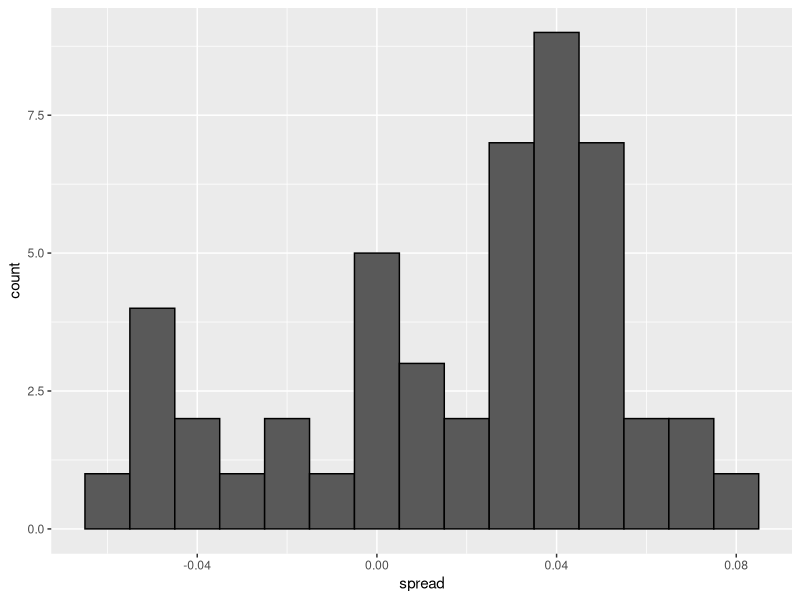
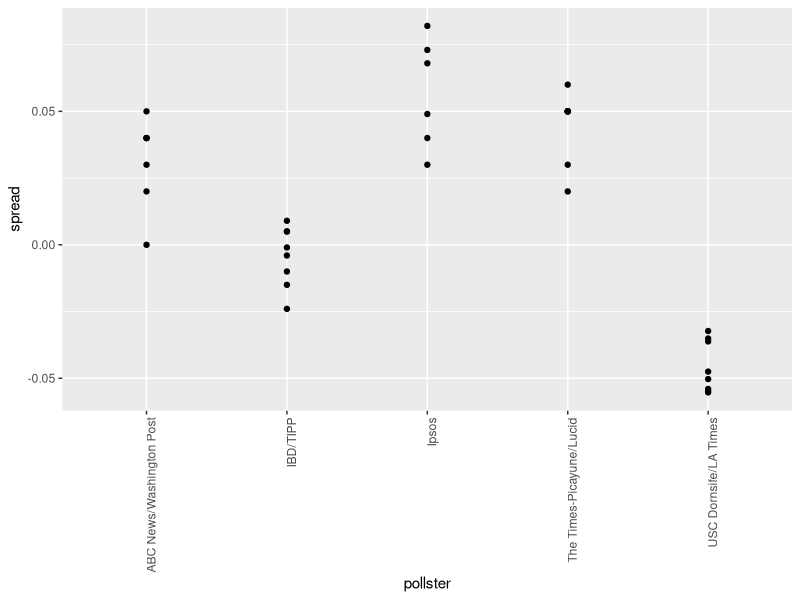
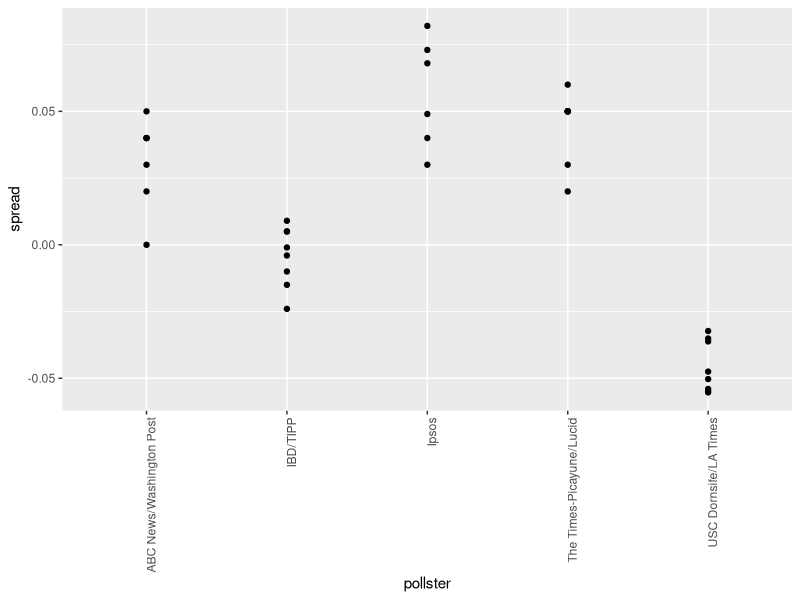

Source code (R) for these figures, in order:
# Code: Generating simulated poll data
library(dslabs)
data(polls_us_election_2016)
names(polls_us_election_2016)

# keep only national polls from week before election with a grade considered reliable
library(dplyr)
polls <- polls_us_election_2016 %>%
  filter(state == "U.S." & enddate >= "2016-10-31" &
           (grade %in% c("A+", "A", "A-", "B+") | is.na(grade)))

# add spread estimate
polls <- polls %>%
  mutate(spread = rawpoll_clinton/100 - rawpoll_trump/100)

# compute estimated spread for combined polls
d_hat <- polls %>%
  summarize(d_hat = sum(spread * samplesize) / sum(samplesize)) %>%
  .$d_hat

# compute margin of error
p_hat <- (d_hat+1)/2
moe <- 1.96 * 2 * sqrt(p_hat*(1-p_hat)/sum(polls$samplesize))

# histogram of the spread
library(ggplot2)
polls %>%
  ggplot(aes(spread)) +
  geom_histogram(color="black", binwidth = .01)


# number of polls per pollster in week before election
polls %>% group_by(pollster) %>% summarize(n())

# plot results by pollsters with at least 6 polls
polls %>% group_by(pollster) %>%
  filter(n() >= 6) %>%
  ggplot(aes(pollster, spread)) +
  geom_point() +
  theme(axis.text.x = element_text(angle = 90, hjust = 1))

# standard errors within each pollster
polls %>% group_by(pollster) %>%
  filter(n() >= 6) %>%
  summarize(se = 2 * sqrt(p_hat * (1-p_hat) / median(samplesize)))


# number of polls per pollster in week before election
polls %>% group_by(pollster) %>% summarize(n())

# plot results by pollsters with at least 6 polls
polls %>% group_by(pollster) %>%
  filter(n() >= 6) %>%
  ggplot(aes(pollster, spread)) +
  geom_point() +
  theme(axis.text.x = element_text(angle = 90, hjust = 1))

# standard errors within each pollster
polls %>% group_by(pollster) %>%
  filter(n() >= 6) %>%
  summarize(se = 2 * sqrt(p_hat * (1-p_hat) / median(samplesize)))
